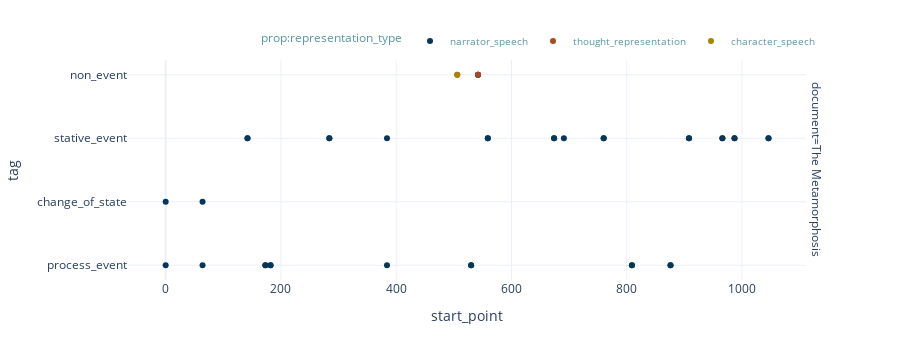

Write notebook code for a chart like this one.
### Markdown cell above
The plot can be customized by the `color_col` parameter, for example to visualize annotation properties...

### Code cell
my_project.plot_annotations(color_col='prop:representation_type')

### Figure 1 — Plotly figure (JSON) as saved in the notebook; plotly's stock layout.template omitted (floating-point values rounded to 4 significant figures)
{"data": [{"customdata": [["<I><br>One morning, as Gregor Samsa was waking up from anxious<br>dreams<br></I>"], ["<I><br>he discovered that in bed he had been changed into<br>a monstrous verminous bug<br></I>"], ["<I><br>He lay on his armour-hard back<br></I>"], ["<I><br>and saw his brown, arched abdomen divided up into rigid<br>bow-like sections<br></I>"], ["<I><br>as he lifted his head up a little<br></I>"], ["<I><br>From this height the blanket, just about ready to slide<br>off completely, could hardly stay in place<br></I>"], ["<I><br>His numerous legs, pitifully thin in comparison to the rest<br>of his circumference, flickered helplessly before his eyes<br></I>"], ["<I><br>he thought<br></I>"], ["<I><br>It was no dream<br></I>"], ["<I><br>His room, a proper room for a human being, only<br>somewhat too small, lay quietly between the four well-known walls<br></I>"], ["<I><br>Above the table, on which an unpacked collection of sample<br>cloth goods was spread out hung the picture<br></I>"], ["<I><br>Samsa was a travelling salesman<br></I>"], ["<I><br>which he had cut out of an illustrated magazine a<br>little while ago<br></I>"], ["<I><br>and set in a pretty gilt frame<br></I>"], ["<I><br>It was a picture of a woman with a fur<br>hat and a fur boa<br></I>"], ["<I><br>She sat erect there<br></I>"], ["<I><br>lifting up in the direction of the viewer a solid<br>fur muff<br></I>"], ["<I><br>into which her entire forearm had disappeared<br></I>"], ["<I><br>One morning, as Gregor Samsa was waking up from anxious<br>dreams<br></I>"], ["<I><br>he discovered that in bed he had been changed into<br>a monstrous verminous bug<br></I>"], ["<I><br>He lay on his armour-hard back<br></I>"], ["<I><br>and saw his brown, arched abdomen divided up into rigid<br>bow-like sections<br></I>"], ["<I><br>as he lifted his head up a little<br></I>"], ["<I><br>From this height the blanket, just about ready to slide<br>off completely, could hardly stay in place<br></I>"], ["<I><br>His numerous legs, pitifully thin in comparison to the rest<br>of his circumference, flickered helplessly before his eyes<br></I>"], ["<I><br>he thought<br></I>"], ["<I><br>It was no dream<br></I>"], ["<I><br>His room, a proper room for a human being, only<br>somewhat too small, lay quietly between the four well-known walls<br></I>"], ["<I><br>Above the table hung the picture<br></I>"], ["<I><br>on which an unpacked collection of sample cloth goods was<br>spread out<br></I>"], ["<I><br>Samsa was a travelling salesman<br></I>"], ["<I><br>which he had cut out of an illustrated magazine a<br>little while ago<br></I>"], ["<I><br>and set in a pretty gilt frame<br></I>"], ["<I><br>It was a picture of a woman with a fur<br>hat and a fur boa<br></I>"], ["<I><br>She sat erect there<br></I>"], ["<I><br>lifting up in the direction of the viewer a solid<br>fur muff<br></I>"], ["<I><br>into which her entire forearm had disappeared<br></I>"]], "hovertemplate": "prop:representation_type=narrator_speech<br>document=The Metamorphosis<br>start_point=%{x}<br>tag=%{y}<br>ANNOTATION=%{customdata[0]}<extra></extra>", "legendgroup": "narrator_speech", "marker": {"color": "#093658", "symbol": "circle"}, "mode": "markers", "name": "narrator_speech", "orientation": "h", "showlegend": true, "type": "scatter", "x": [0, 64, 142, 173, 182, 284, 384, 530, 542, 559, 674, 760, 809, 876, 908, 966, 987, 1046, 0, 64, 142, 173, 182, 284, 384, 530, 542, 559, 674, 691, 760, 809, 876, 908, 966, 987, 1046], "xaxis": "x", "y": ["process_event", "change_of_state", "stative_event", "process_event", "process_event", "stative_event", "stative_event", "process_event", "non_event", "stative_event", "stative_event", "stative_event", "process_event", "process_event", "stative_event", "stative_event", "stative_event", "stative_event", "change_of_state", "process_event", "stative_event", "process_event", "process_event", "stative_event", "process_event", "process_event", "non_event", "stative_event", "stative_event", "stative_event", "stative_event", "process_event", "process_event", "stative_event", "stative_event", "stative_event", "stative_event"], "yaxis": "y"}, {"customdata": [["<I><br>What's happened to me<br></I>"], ["<I><br>It was no dream<br></I>"]], "hovertemplate": "prop:representation_type=thought_representation<br>document=The Metamorphosis<br>start_point=%{x}<br>tag=%{y}<br>ANNOTATION=%{customdata[0]}<extra></extra>", "legendgroup": "thought_representation", "marker": {"color": "#A64B21", "symbol": "circle"}, "mode": "markers", "name": "thought_representation", "orientation": "h", "showlegend": true, "type": "scatter", "x": [506, 542], "xaxis": "x", "y": ["non_event", "non_event"], "yaxis": "y"}, {"customdata": [["<I><br>What's happened to me<br></I>"]], "hovertemplate": "prop:representation_type=character_speech<br>document=The Metamorphosis<br>start_point=%{x}<br>tag=%{y}<br>ANNOTATION=%{customdata[0]}<extra></extra>", "legendgroup": "character_speech", "marker": {"color": "#A68500", "symbol": "circle"}, "mode": "markers", "name": "character_speech", "orientation": "h", "showlegend": true, "type": "scatter", "x": [506], "xaxis": "x", "y": ["non_event"], "yaxis": "y"}], "layout": {"annotations": [{"font": {}, "showarrow": false, "text": "document=The Metamorphosis", "textangle": 90, "x": 0.98, "xanchor": "left", "xref": "paper", "y": 0.5, "yanchor": "middle", "yref": "paper"}], "height": 360, "legend": {"font": {"color": "#5A98A1", "size": 10}, "orientation": "h", "title": {"text": "prop:representation_type"}, "tracegroupgap": 0, "x": 1, "xanchor": "right", "y": 1.02, "yanchor": "bottom"}, "margin": {"t": 60}, "xaxis": {"anchor": "y", "domain": [0, 0.98], "showticklabels": true, "title": {"text": "start_point"}}, "yaxis": {"anchor": "x", "domain": [0, 1], "title": {"text": "tag"}}}}
